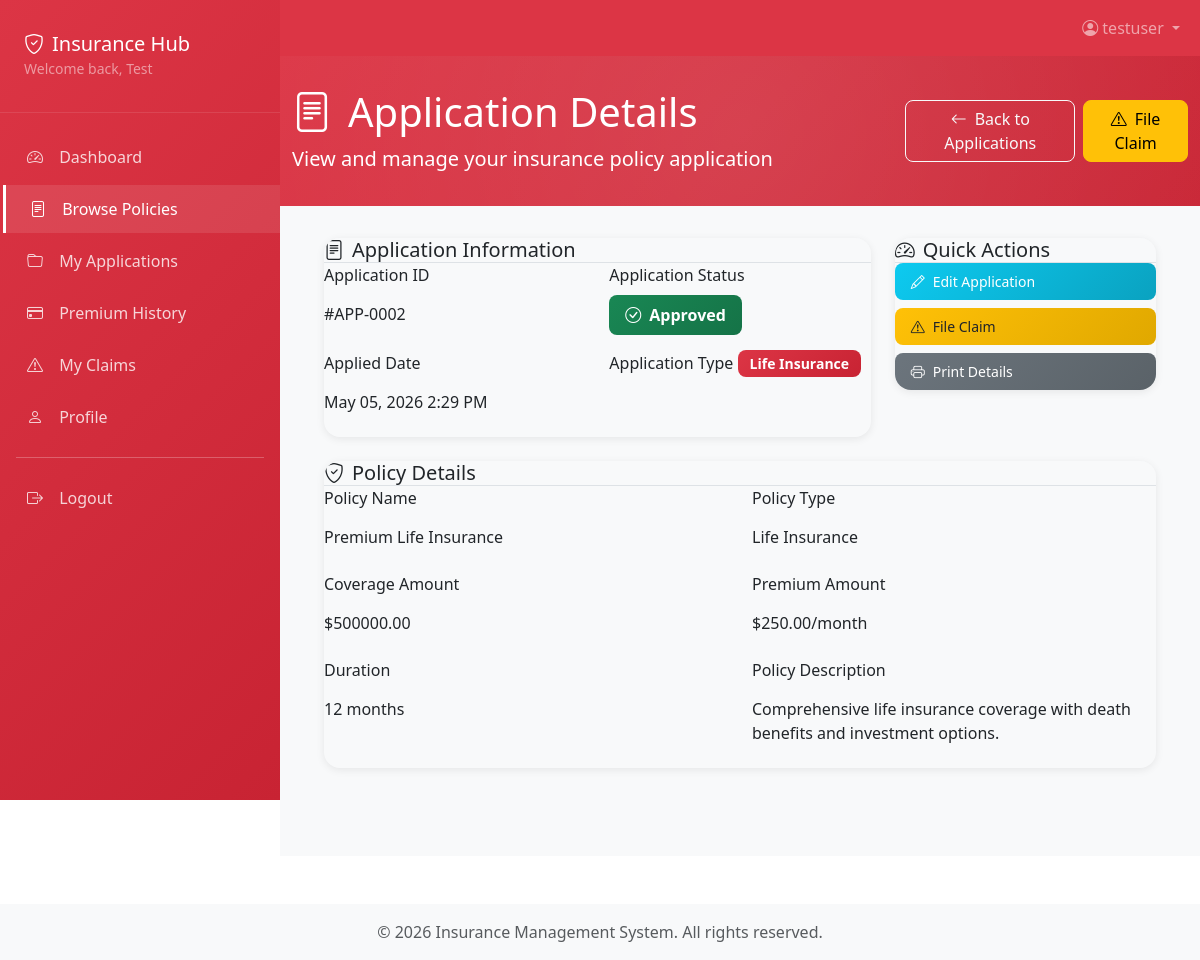
The app's page /policies/application/2/ (signed in) with its own data.
### policies/models.py (models this page shows, shortened)
class Application(models.Model):
    STATUS_CHOICES = [
        ('Pending', 'Pending'),
        ('Approved', 'Approved'),
        ('Rejected', 'Rejected'),
    ]
    client = models.ForeignKey(User, on_delete=models.CASCADE, related_name='applications')
    policy = models.ForeignKey(Policy, on_delete=models.CASCADE, related_name='applications')
    status = models.CharField(max_length=10, choices=STATUS_CHOICES, default='Pending')
    applied_date = models.DateTimeField(auto_now_add=True)
    updated_at = models.DateTimeField(auto_now=True)
    approved_date = models.DateTimeField(blank=True, null=True)
    rejected_date = models.DateTimeField(blank=True, null=True)
    notes = models.TextField(blank=True, null=True)
    class Meta:
        verbose_name = "Policy Application"
        verbose_name_plural = "Policy Applications"
        ordering = ['-applied_date']

class Policy(models.Model):
    POLICY_TYPES = [
        ('Life', 'Life Insurance'),
        ('Motor', 'Motor Insurance'),
        ('Health', 'Health Insurance'),
    ]
    name = models.CharField(max_length=100)
    type = models.CharField(max_length=10, choices=POLICY_TYPES)
    premium_amount = models.DecimalField(max_digits=10, decimal_places=2)
    coverage_amount = models.DecimalField(max_digits=10, decimal_places=2)
    duration_months = models.PositiveIntegerField()
    description = models.TextField(blank=True, null=True)
    created_at = models.DateTimeField(auto_now_add=True)
    updated_at = models.DateTimeField(auto_now=True)
    is_active = models.BooleanField(default=True)
    class Meta:
        verbose_name = "Policy"
        verbose_name_plural = "Policies"
        ordering = ['-created_at']

### policies/views.py (the view)
# urls.py: path('application/<int:application_id>/', views.application_detail_view, name='application_detail'),
@login_required
def application_detail_view(request, application_id):
    application = get_object_or_404(Application, id=application_id, client=request.user)
    context = {
        'application': application,
    }
    return render(request, 'policies/application_detail.html', context)

### templates/policies/application_detail.html (shortened to what this page needs)
{% extends 'base_auth.html' %}
{% block content %}
<div class="page-header">
    <div class="container position-relative">
        <div class="row align-items-center">
            <div class="col-md-8">
                <h1 class="mb-2">
                    <i class="bi bi-file-text me-3"></i>Application Details
                </h1>
                <p class="lead mb-0 opacity-90">View and manage your insurance policy application</p>
            </div>
            <div class="col-md-4 text-md-end">
                <div class="d-flex gap-2 justify-content-md-end">
                    <a href="{% url 'policies:my_applications' %}" class="btn btn-outline-light">
                        <i class="bi bi-arrow-left me-2"></i>Back to Applications
                    </a>
                    {% if application.status == 'Approved' %}
                    <a href="{% url 'claims:submit_claim' %}" class="btn btn-warning">
                        <i class="bi bi-exclamation-triangle me-2"></i>File Claim
                    </a>
                    {% endif %}
                </div>
            </div>
        </div>
    </div>
</div>
<div class="container">
    <div class="row mb-4">
        <div class="col-md-8">
            <div class="detail-card">
                <div class="card-header bg-light border-bottom">
                    <h5 class="mb-0">
                        <i class="bi bi-file-text me-2"></i>Application Information
                    </h5>
                </div>
                <div class="card-body">
                    <div class="row">
                        <div class="col-md-6 mb-3">
                            <label class="form-label">Application ID</label>
                            <p class="form-control-plaintext">#APP-{{ application.id|stringformat:"04d" }}</p>
                        </div>
                        <div class="col-md-6 mb-3">
                            <label class="form-label">Application Status</label>
                            <div>
                                {% if application.status == 'Pending' %}
                                    <span class="status-badge status-pending">
                                        <i class="bi bi-clock"></i>{{ application.status }}
                                    </span>
                                {% elif application.status == 'Approved' %}
                                    <span class="status-badge status-approved">
                                        <i class="bi bi-check-circle"></i>{{ application.status }}
                                    </span>
                                {% elif application.status == 'Rejected' %}
                                    <span class="status-badge status-rejected">
                                        <i class="bi bi-x-circle"></i>{{ application.status }}
                                    </span>
                                {% endif %}
                            </div>
                        </div>
                        <div class="col-md-6 mb-3">
                            <label class="form-label">Applied Date</label>
                            <p class="form-control-plaintext">{{ application.applied_date|date:"F d, Y g:i A" }}</p>
                        </div>
                        <div class="col-md-6 mb-3">
                            <label class="form-label">Application Type</label>
                            <span class="policy-type-badge policy-type-{{ application.policy.type|lower }}">
                                {{ application.policy.get_type_display }}
                            </span>
                        </div>
                    </div>
                </div>
            </div>
        </div>
        <div class="col-md-4">
            <div class="detail-card">
                <div class="card-header bg-light border-bottom">
                    <h5 class="mb-0">
                        <i class="bi bi-speedometer2 me-2"></i>Quick Actions
                    </h5>
                </div>
                <div class="card-body">
                    <div class="d-grid gap-2">
                        <a href="{% url 'policies:my_applications' %}" class="action-btn edit w-100">
                            <i class="bi bi-pencil"></i>Edit Application
                        </a>
                        {% if application.status == 'Approved' %}
                        <a href="{% url 'claims:submit_claim' %}" class="action-btn claim w-100">
                            <i class="bi bi-exclamation-triangle"></i>File Claim
                        </a>
                        {% endif %}
                        <a href="#" onclick="window.print()" class="action-btn w-100" style="background: linear-gradient(135deg, #6c757d 0%, #5a6268 100%); color: white;">
                            <i class="bi bi-printer"></i>Print Details
                        </a>
                    </div>
                </div>
            </div>
        </div>
    </div>
    <div class="detail-card">
        <div class="card-header bg-light border-bottom">
            <h5 class="mb-0">
                <i class="bi bi-shield-check me-2"></i>Policy Details
            </h5>
        </div>
        <div class="card-body">
            <div class="row">
                <div class="col-md-6 mb-3">
                    <label class="form-label">Policy Name</label>
                    <p class="form-control-plaintext">{{ application.policy.name }}</p>
                </div>
                <div class="col-md-6 mb-3">
                    <label class="form-label">Policy Type</label>
                    <p class="form-control-plaintext">{{ application.policy.get_type_display }}</p>
                </div>
                <div class="col-md-6 mb-3">
                    <label class="form-label">Coverage Amount</label>
                    <p class="form-control-plaintext">${{ application.policy.coverage_amount|floatformat:2 }}</p>
                </div>
                <div class="col-md-6 mb-3">
                    <label class="form-label">Premium Amount</label>
                    <p class="form-control-plaintext">${{ application.policy.premium_amount|floatformat:2 }}/month</p>
                </div>
                <div class="col-md-6 mb-3">
                    <label class="form-label">Duration</label>
                    <p class="form-control-plaintext">{{ application.policy.duration_months }} months</p>
                </div>
                <div class="col-md-6 mb-3">
                    <label class="form-label">Policy Description</label>
                    <p class="form-control-plaintext">{{ application.policy.description|default:"No description available" }}</p>
                </div>
            </div>
        </div>
    </div>
</div>
{% endblock %}

### templates/base_auth.html (shortened to what this page needs)
<!DOCTYPE html>
<html lang="en">
<head>
    <link href="https://cdn.jsdelivr.net/npm/bootstrap@5.3.0/dist/css/bootstrap.min.css" rel="stylesheet">
    <link rel="stylesheet" href="https://cdn.jsdelivr.net/npm/bootstrap-icons@1.11.0/font/bootstrap-icons.css">
</head>
<body>
    <nav class="navbar navbar-expand-lg navbar-dark bg-primary">
        <div class="container">
            <div class="collapse navbar-collapse" id="navbarNav">
                {% if not user.is_authenticated %}
                <ul class="navbar-nav me-auto">
                    <li class="nav-item">
                        <a class="nav-link" href="{% url 'home' %}">Home</a>
                    </li>
                    <li class="nav-item">
                        <a class="nav-link" href="#" onclick="alert('About page coming soon!')">About</a>
                    </li>
                </ul>
                <ul class="navbar-nav">
                    <li class="nav-item">
                        <a class="nav-link" href="{% url 'accounts:login' %}">
                            <i class="bi bi-box-arrow-in-right me-1"></i>Login
                        </a>
                    </li>
                    <li class="nav-item">
                        <a class="nav-link" href="{% url 'accounts:register' %}">
                            <i class="bi bi-person-plus me-1"></i>Register
                        </a>
                    </li>
                </ul>
                {% else %}
                <ul class="navbar-nav ms-auto">
                    <li class="nav-item dropdown">
                        <a class="nav-link dropdown-toggle" href="#" role="button" data-bs-toggle="dropdown">
                            <i class="bi bi-person-circle me-1"></i>{{ user.username }}
                        </a>
                    </li>
                </ul>
                {% endif %}
            </div>
        </div>
    </nav>
    {% if user.is_authenticated %}
    <div class="dashboard-container">
        <nav class="sidebar" id="sidebar">
            <div class="sidebar-header">
                <h5 class="mb-0">
                    <i class="bi bi-shield-check me-2"></i><span>Insurance Hub</span>
                </h5>
                <small class="text-white-50">Welcome back, {{ user.first_name|default:user.username }}</small>
            </div>
            <div class="sidebar-nav">
                <a href="{% url 'accounts:dashboard' %}" class="sidebar-nav-item"><i class="bi bi-speedometer2"></i> Dashboard</a>
                <a href="{% url 'policies:browse_plans' %}" class="sidebar-nav-item"><i class="bi bi-file-text"></i> Browse Policies</a>
                <a href="{% url 'policies:my_applications' %}" class="sidebar-nav-item"><i class="bi bi-folder"></i> My Applications</a>
                <a href="{% url 'premium:premium_history' %}" class="sidebar-nav-item"><i class="bi bi-credit-card"></i> Premium History</a>
                <a href="{% url 'claims:claim_list' %}" class="sidebar-nav-item"><i class="bi bi-exclamation-triangle"></i> My Claims</a>
                <a href="{% url 'accounts:profile' %}" class="sidebar-nav-item"><i class="bi bi-person"></i> Profile</a>
                <hr class="border-white-50 mx-3 my-3">
                <a href="{% url 'accounts:logout' %}" class="sidebar-nav-item"><i class="bi bi-box-arrow-right"></i> Logout</a>
            </div>
        </nav>
        {% endif %}
        <main class="{% if user.is_authenticated %}main-content{% else %}container mt-4{% endif %}">
            {% block content %}{% endblock %}
        </main>
        {% if user.is_authenticated %}
    </div>
    {% endif %}
    <footer class="bg-light text-center py-3 mt-5">
        <div class="container">
            <p class="text-muted mb-0">&copy; 2026 Insurance Management System. All rights reserved.</p>
        </div>
    </footer>
</body>
</html>

### templates/base_auth.html (style rules this page uses)
:root { --bs-primary: #dc3545; --bs-primary-rgb: 220, 53, 69; --bs-primary-hover: #c82333; --bs-secondary: #6c757d; --bs-success: #198754; --bs-danger: #dc3545; --bs-warning: #ffc107; --bs-info: #0dcaf0; --bs-light: #f8f9fa; --bs-dark: #212529; }
.navbar { box-shadow: 0 2px 4px rgba(0,0,0,.1); padding-left: 280px; }
.navbar .container { padding-left: 0; }
.nav-link { font-weight: 500; transition: all 0.3s ease; }
.btn { border-radius: 0.5rem; font-weight: 500; transition: all 0.3s ease; }
body { min-height: 100vh; display: flex; flex-direction: column; }
main { flex: 1; }
.dashboard-container { display: flex; min-height: calc(100vh - 76px); }
.sidebar { width: 280px; background: linear-gradient(135deg, #dc3545 0%, #c82333 100%); color: white; padding: 2rem 0; position: fixed; height: 100vh; overflow-y: auto; z-index: 1000; top: 0; left: 0; }
.sidebar-header { padding: 0 1.5rem 2rem; border-bottom: 1px solid rgba(255,255,255,0.1); }
.sidebar-nav { padding: 1rem 0; }
.sidebar-nav-item { display: block; padding: 0.75rem 1.5rem; color: rgba(255,255,255,0.8); text-decoration: none; transition: all 0.3s ease; border-left: 3px solid transparent; margin: 0.25rem 0; }
.sidebar-nav-item:hover, .sidebar-nav-item.active { background-color: rgba(255,255,255,0.1); color: white; border-left-color: white; transform: translateX(3px); }
.sidebar-nav-item i { width: 20px; margin-right: 0.75rem; }
.main-content { flex: 1; margin-left: 280px; padding: 2rem; background: #f8f9fa; min-height: 100vh; }

### templates/policies/application_detail.html (style rules this page uses)
.page-header { background: linear-gradient(135deg, #dc3545 0%, #c82333 100%); color: white; padding: 2rem 0; margin: -2rem -2rem 2rem -2rem; position: relative; overflow: hidden; }
.page-header::before { content: ''; position: absolute; top: -50%; right: -50%; width: 200%; height: 200%; background: radial-gradient(circle, rgba(255,255,255,0.1) 0%, transparent 70%); }
.detail-card { border: none; border-radius: 1rem; box-shadow: 0 2px 8px rgba(0,0,0,.08); overflow: hidden; transition: all 0.3s ease; }
.status-badge { border-radius: 0.5rem; font-weight: 600; padding: 0.5rem 1rem; display: inline-flex; align-items: center; gap: 0.5rem; }
.status-approved { background: linear-gradient(135deg, #198754 0%, #157347 100%); color: white; }
.policy-type-badge { border-radius: 0.5rem; font-weight: 600; padding: 0.25rem 0.75rem; font-size: 0.875rem; }
.policy-type-life { background: linear-gradient(135deg, #dc3545 0%, #c82333 100%); color: white; }
.action-btn { border: none; border-radius: 0.5rem; padding: 0.5rem 1rem; font-size: 0.875rem; transition: all 0.3s ease; text-decoration: none; display: inline-flex; align-items: center; gap: 0.5rem; }
.action-btn.claim { background: linear-gradient(135deg, #ffc107 0%, #e0a800 100%); color: #212529; }
.action-btn.edit { background: linear-gradient(135deg, #0dcaf0 0%, #0aa2c0 100%); color: white; }

### records on screen
Application: id "0002", status "Approved", applied_date "May 05, 2026 2:29 PM", policy.type "Life Insurance", policy.name "Premium Life Insurance", policy.coverage_amount "500000.00", policy.premium_amount "250.00", policy.duration_months "12", policy.description "Comprehensive life insurance coverage with death benefits and investment options."

### other values on screen
{{ user.username }} "testuser"
{{ user.first_name|default:user.username }} "Test"
